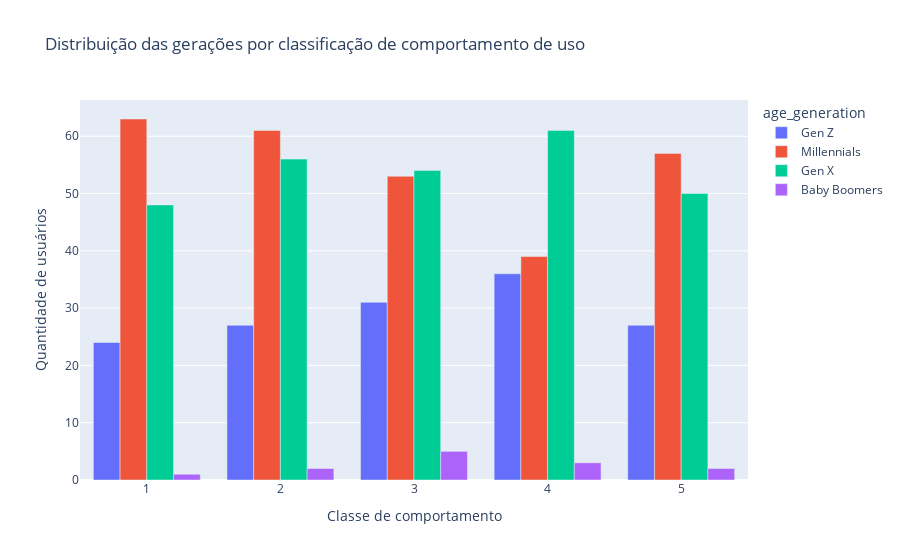

The cell this chart's notebook holds for it:
### Code cell
#Criando o gráfico
fig_age_behavior = px.bar(
    grouped_age_behavior, 
    x='user_behavior_class', 
    y='count', 
    color='age_generation', 
    title='Distribuição das gerações por classificação de comportamento de uso', 
    barmode='group',
)

fig_age_behavior.update_layout(
    xaxis_title='Classe de comportamento', 
    yaxis_title='Quantidade de usuários'
)

#plotando
fig_age_behavior.show()

### Figure 1 — Plotly figure (JSON) as saved in the notebook; plotly's stock layout.template omitted (floating-point values rounded to 4 significant figures)
{"data": [{"alignmentgroup": "True", "hovertemplate": "age_generation=Gen Z<br>user_behavior_class=%{x}<br>count=%{y}<extra></extra>", "legendgroup": "Gen Z", "marker": {"color": "#636efa", "pattern": {"shape": ""}}, "name": "Gen Z", "offsetgroup": "Gen Z", "orientation": "v", "showlegend": true, "textposition": "auto", "type": "bar", "x": [1, 2, 3, 4, 5], "xaxis": "x", "y": [24, 27, 31, 36, 27], "yaxis": "y"}, {"alignmentgroup": "True", "hovertemplate": "age_generation=Millennials<br>user_behavior_class=%{x}<br>count=%{y}<extra></extra>", "legendgroup": "Millennials", "marker": {"color": "#EF553B", "pattern": {"shape": ""}}, "name": "Millennials", "offsetgroup": "Millennials", "orientation": "v", "showlegend": true, "textposition": "auto", "type": "bar", "x": [1, 2, 3, 4, 5], "xaxis": "x", "y": [63, 61, 53, 39, 57], "yaxis": "y"}, {"alignmentgroup": "True", "hovertemplate": "age_generation=Gen X<br>user_behavior_class=%{x}<br>count=%{y}<extra></extra>", "legendgroup": "Gen X", "marker": {"color": "#00cc96", "pattern": {"shape": ""}}, "name": "Gen X", "offsetgroup": "Gen X", "orientation": "v", "showlegend": true, "textposition": "auto", "type": "bar", "x": [1, 2, 3, 4, 5], "xaxis": "x", "y": [48, 56, 54, 61, 50], "yaxis": "y"}, {"alignmentgroup": "True", "hovertemplate": "age_generation=Baby Boomers<br>user_behavior_class=%{x}<br>count=%{y}<extra></extra>", "legendgroup": "Baby Boomers", "marker": {"color": "#ab63fa", "pattern": {"shape": ""}}, "name": "Baby Boomers", "offsetgroup": "Baby Boomers", "orientation": "v", "showlegend": true, "textposition": "auto", "type": "bar", "x": [1, 2, 3, 4, 5], "xaxis": "x", "y": [1, 2, 5, 3, 2], "yaxis": "y"}], "layout": {"barmode": "group", "legend": {"title": {"text": "age_generation"}, "tracegroupgap": 0}, "title": {"text": "Distribuição das gerações por classificação de comportamento de uso"}, "xaxis": {"anchor": "y", "domain": [0, 1], "title": {"text": "Classe de comportamento"}}, "yaxis": {"anchor": "x", "domain": [0, 1], "title": {"text": "Quantidade de usuários"}}}}
